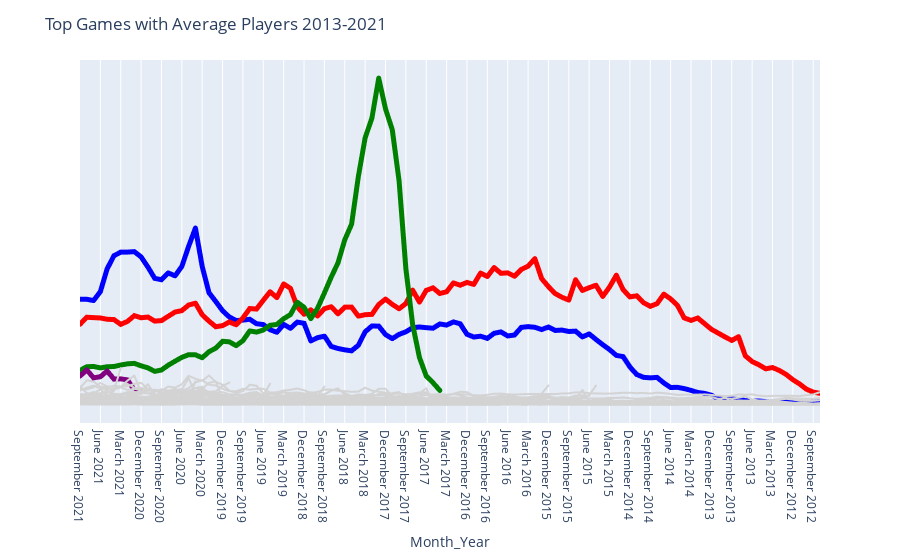

The notebook cell this image was saved under:
### Code cell
fig = px.line(data_clean,
              x='Month_Year',
              y='Avg_players',
              color='Game_Name')

fig.update_traces({"line":{"color":"lightgrey"}})

fig.update_traces(patch={"line":{"color":"blue", "width":5}},
                  selector={"legendgroup":"Counter Strike: Global Offensive"})

fig.update_traces(patch={"line":{"color":"red", "width":5}},
                  selector={"legendgroup":"Dota 2"})

fig.update_traces(patch={"line":{"color":"green", "width":5}},
                  selector={"legendgroup":"PUBG: Battlegrounds"})

fig.update_traces(patch={"line":{"color": "purple", "width":5}},
                  selector={"legendgroup": "Apex Legends"})

fig.update_layout(title="Top Games with Average Players 2013-2021",
                  showlegend=False,
                  yaxis={"visible":False})

fig.show()
